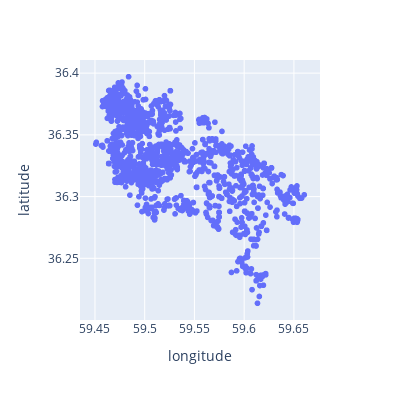

Notebook code for this chart:
### Code cell
px.scatter(df_filtered , x="longitude", y="latitude",  width=400, height=400)#.write_image("img/spatial_distribution.png")

### Figure 1 — Plotly figure (JSON) as saved in the notebook; plotly's stock layout.template omitted (floating-point values rounded to 4 significant figures; data arrays with more than 128 entries replaced by an {"elided": "..."} marker saying what was removed)
{"data": [{"hovertemplate": "longitude=%{x}<br>latitude=%{y}<extra></extra>", "legendgroup": "", "marker": {"color": "#636efa", "symbol": "circle"}, "mode": "markers", "name": "", "showlegend": false, "type": "scattergl", "x": {"elided": "8949 float values"}, "xaxis": "x", "y": {"elided": "8949 float values"}, "yaxis": "y"}], "layout": {"height": 400, "legend": {"tracegroupgap": 0}, "margin": {"t": 60}, "width": 400, "xaxis": {"anchor": "y", "domain": [0, 1], "title": {"text": "longitude"}}, "yaxis": {"anchor": "x", "domain": [0, 1], "title": {"text": "latitude"}}}}
